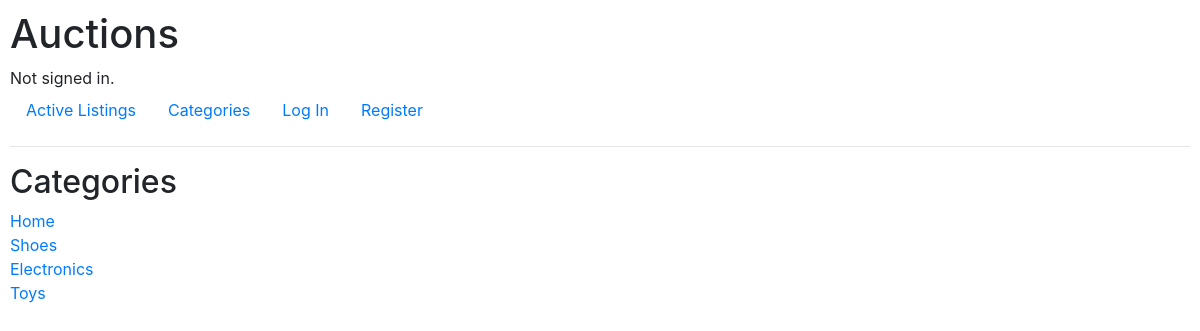
The page /categories on the database its author committed.
### auctions/models.py (models this page shows)
class Category(models.Model):
    name = models.CharField(max_length=20, default="none")
    def __str__(self):
        return f"{self.name}"

### auctions/views.py (the view)
# urls.py: path("categories", views.categories, name="categories"),
def categories(request):
    return render(request, "auctions/categories.html", {
        "categories": Category.objects.all()
    })

### auctions/templates/auctions/categories.html
{% extends "auctions/layout.html" %}
{% block body %}
<div>
	<h2>Categories</h2>
	{% for category in categories %}
	<div>
		<a href="{% url 'category' category.id %}">{{ category }}</a>
	</div>
	{% empty %}
	There are no categories.
	{% endfor %}
</div>
{% endblock %}

### auctions/static/auctions/styles.css (style rules this page uses)
body { padding: 10px; }

### rows shown on the page
Category: name "Home"
Category: name "Shoes"
Category: name "Electronics"
Category: name "Toys"
